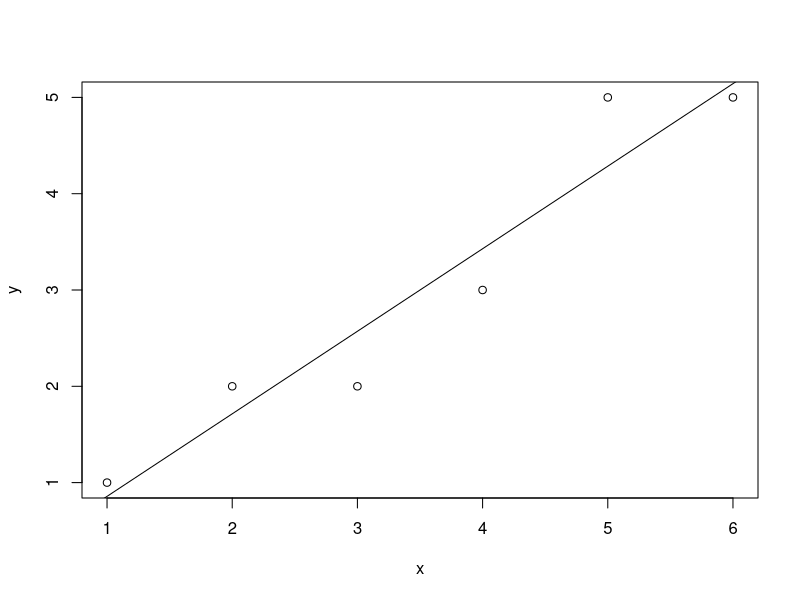
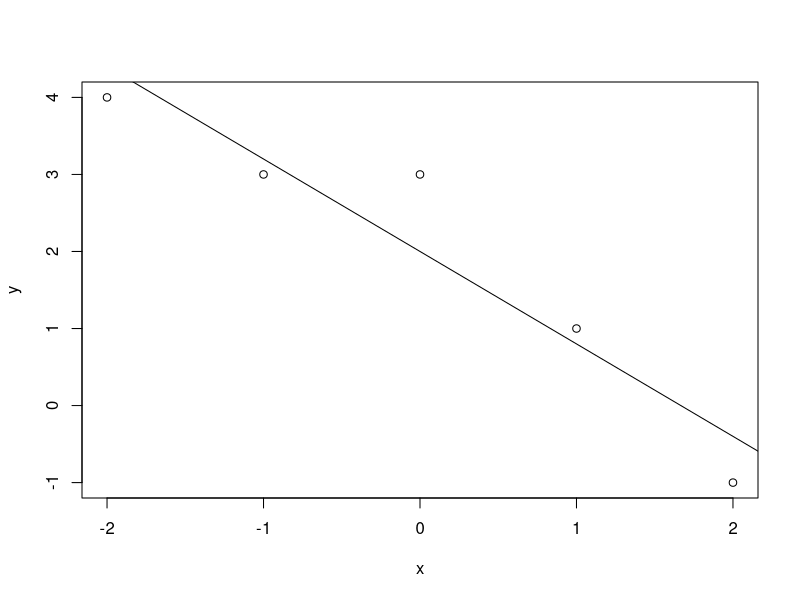
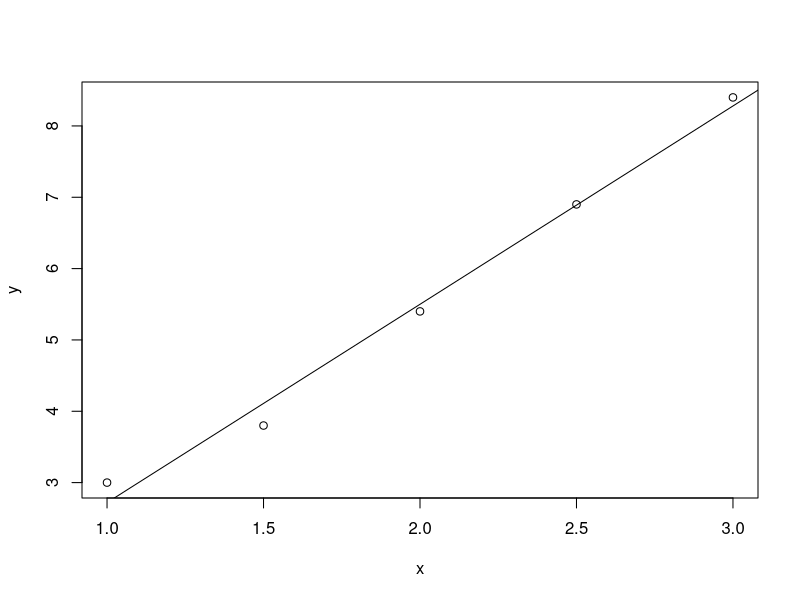
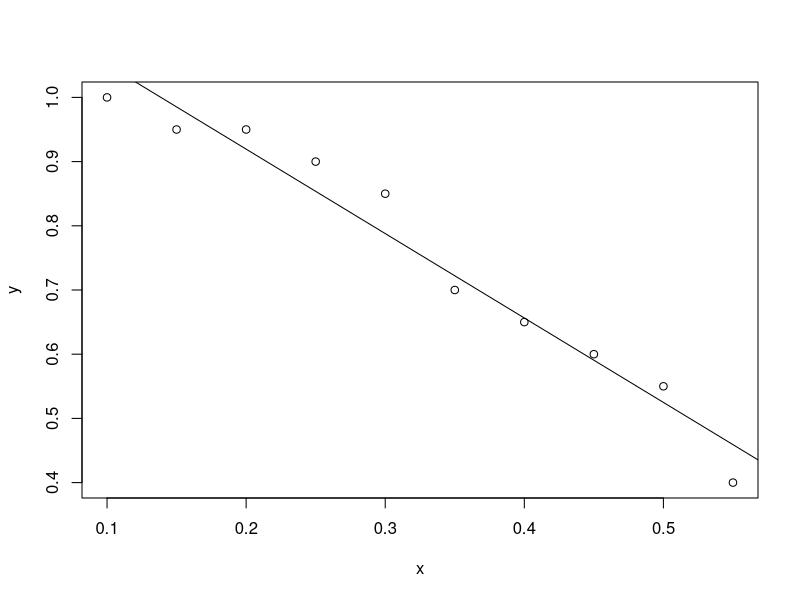

Write R code to recreate these figures, in order. (Note: this script raises an error after producing the figures.)
s1 <- function(x, y) {
    fit <- lm(y ~ x)
    m <- summary(fit)
    
    # find the coefficients using least-squares approach
    B0 <- m$coefficients[1,1]
    B1 <- m$coefficients[2,1]
    cat(paste("B0 = ", B0, "\n", sep=""))
    cat(paste("B1 = ", B1, "\n", sep=""))
    
    # plot the regression line
    plot(x,y)
    abline(fit)
    m
}

s2 <- function(m) {
    
    # Get Sum-Squared Error
    SSE <- sum(m$residuals^2)
    cat(paste("SSE = ", SSE, "\n", sep=""))
    
    # Get variance
    variance <- m$sigma^2
    cat(paste("variance = ", variance, "\n", sep=""))
}

ss.xx <- function(x, y) {
    sum((x - mean(x))^2)
}

ss.xy <- function(x, y) {
    sum((x - mean(x)) * (y - mean(y)))
}

beta.1 <- function(x, y) {
    # cor(x, y) * sd(y) / sd(x)
    ss.xy(x, y) / ss.xx(x, y)
}

beta.0 <- function(x, y) {
    mean(y) - beta.1(x, y) * mean(x)
}

ss.yy <- function(x, y) {
    sum((y - mean(y))^2)
}

sse <- function(x, y) {
    ss.yy(x, y) - beta.1(x, y) * ss.xy(x, y)
}

lsq.err.var <- function(x, y) {
    sse(x, y) / (length(x) - 2) 
}

lsq.err.stdev <- function(x, y) {
    sqrt(lsq.var(x, y))
}

lsq.b1.stdev <- function(x, y) {
    lsq.err.stdev(x, y) / sqrt(ss.xx(x, y))
}

t.beta.1 <- function(x, y, est = 0) {
    ( beta.1(x, y) - est ) / ( lsq.err.stdev(x, y) / sqrt(ss.xx(x, y)) )
}

## 9.1
x <- c(1,2,3,4,5,6)
y <- c(1,2,2,3,5,5)
m <- s1(x,y)

## 9.9 (a)
s2(m)

## 9.2
x <- c(-2,-1,0,1,2)
y <- c(4,3,3,1,-1)
m <- s1(x,y)

## 9.9 (b)
s2(m)

## 9.3
x <- c(1,1.5,2,2.5,3)
y <- c(3,3.8,5.4,6.9,8.4)
m <- s1(x,y)

## 9.9 (c)
s2(m)

## 9.10 (a,b)
x <- c(.1,.15,.2,.25,.3,.35,.4,.45,.5,.55)
y <- c(1,.95,.95,.9,.85,.7,.65,.6,.55,.4)
m <- s1(x,y)

## 9.10 (c)
s2(m)

## 9.11 
# Using the data in 9.1, use the T-test to show if there is sufficient evidence 
# to say that the slope of the line is significantly different from zero

x <- c(1,2,3,4,5,6)
y <- c(1,2,2,3,5,5)

t <- t.beta.1(x,y)
res <- t < qt(0.975, length(x) - 2) & t > (-1 * qt(0.975, length(x) - 2)) 
# Since t is in our rejection region, we reject the null hypothesis that the slope of the line is zero

## 9.12
# Calculate the 90% confidence interval for the estimate of b1

x <- c(-2,-1,0,1,2)
y <- c(4,3,3,1,-1)
fit <- lm(y ~ x)
m <- summary(fit)

b1 <- m$coefficients[2,1]
ans <- b1 + c(-1,1) * qt(0.95, df=3) * lsq.b1.stdev(x, y)

# OR
confint(fit, 'x', level=0.9)

# 9.25
x <- c(1,2,3,4,5,6)
y <- c(1,2,2,3,5,5)
fit <- lm(y ~ x)
a1 <- predict(fit, list(x=2), interval="confidence")
a2 <- predict(fit, list(x=2), interval="prediction")

# Example 10.1

x1 <- c(6490, 7244, 7943, 6478, 3138, 8747, 2020, 4090, 
        3230, 8786, 1986, 9653, 9429, 2782, 8444, 6316, 
        2363, 7915, 6928, 5526, 3077, 6600, 2732, 7014,
        8321, 2422, 9581, 9326, 6818, 4831, 9630, 2905,
        6308, 1908, 8542, 4750, 6056, 7052, 7794, 1701)

x2 <- c(0,0,0,0,0,0,0,0,0,0,0,0,0,0,0,0,0,0,0,0,
        1,1,1,1,1,1,1,1,1,1,1,1,1,1,1,1,1,1,1,1)

y <- c(121,169,172,116,53,177,31,94,72,171,23,177,178,65,146,129,40,167,115,123,
       44,73,8,90,71,37,111,89,72,35,86,40,44,36,78,47,56,75,46,6)

fit <- lm(y ~ x1 + x2)
